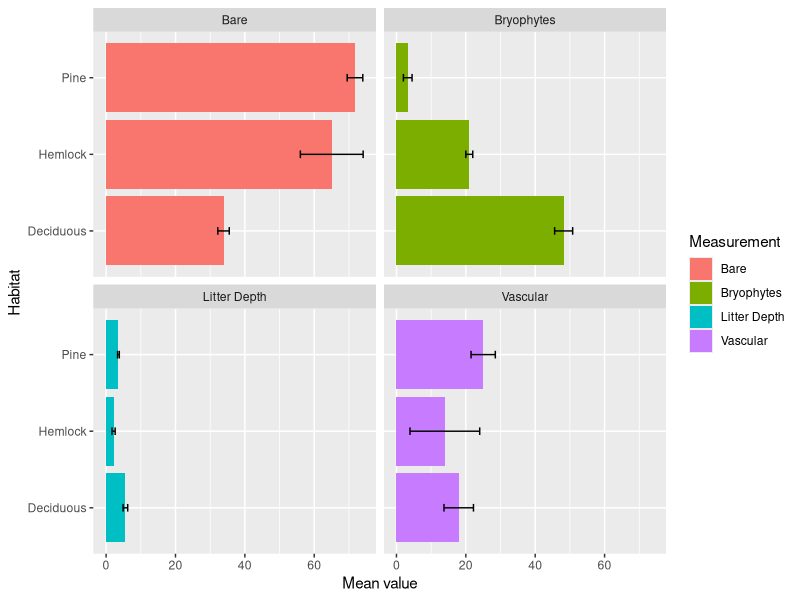

Generate this figure with R:
## ---- chunk 1
rm(list = ls())
library(dplyr)
library(ggplot2)
library(reshape2)
## ---- chunk 2
library(readr)
DF <- read_csv("newground.csv")
#rename some variables
names(DF)<-c("Row", "Date", "Habitat", "TranNum", "Team", "Station", "Quad", "Measurement", "Value", 
		   "Comments")
## ---- chunk 3
DF<-mutate(DF, HabNum = paste0(Habitat,"_",TranNum))#create new var
## ---- chunk 4
SummaryData<-DF %>% group_by(Habitat, HabNum, Measurement)%>% summarise(
	N = length(Value),
	meanVal= mean(Value, na.rm = T),
	semVal = sd(Value, na.rm = T)/sqrt(N)
)


## ---- chunk 5
PS1Table3<-SummaryData %>% group_by(Habitat, Measurement) %>% summarise(
		N = length(meanVal),
	meanVal1= mean(meanVal, na.rm = T),
	semVal1 = sd(meanVal, na.rm = T)/sqrt(N)
)
## ---- chunk 6
write.csv(PS1Table3, "PS1Table3.csv")
## ---- chunk 7
ggplot(PS1Table3, aes(x = Habitat, y = meanVal1, fill = Measurement))+
geom_col(position = "dodge")+
	coord_flip()+
	geom_errorbar(aes(ymin = meanVal1 - semVal1,
				   ymax = meanVal1 + semVal1), width = 0.1)+
	facet_wrap(~Measurement)+
	labs(x = "Habitat", y = "Mean value")

ggsave("PS3figure.png", device = "png")
